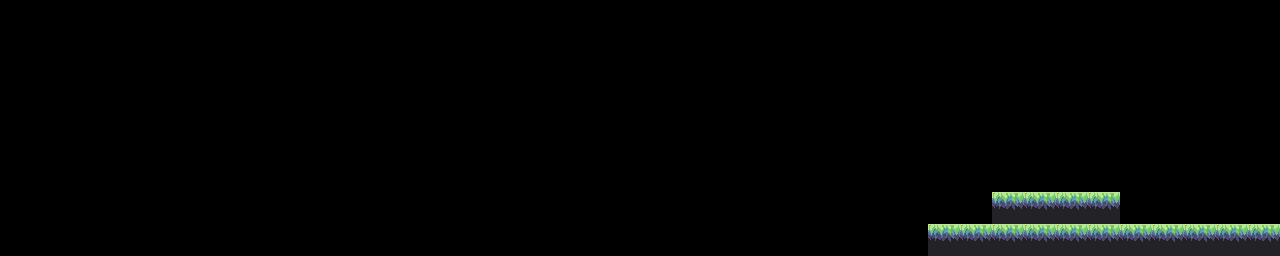

This game map was drawn from its Tiled (.tmx) file and the tilesets committed beside it. A one-line description and the full map source follow:
An orthogonal 40x8 tile map with 32x32 px tiles, 3 tile layers (trees, collision, details) and 6 objects (2x Rain, playerSpawn, water, BagOnRaft, RaftStake).

<map version="1.0" orientation="orthogonal" renderorder="right-down" width="40" height="8" tilewidth="32" tileheight="32" nextobjectid="36">
 <properties>
  <property name="collisionLayer" value="collision" />
  <property name="defaultLayers" value="collision, details, trees" />
  <property name="mapExtensions" value="FirstRaft" />
 </properties>
 <tileset firstgid="1" name="tilesheet" tilewidth="32" tileheight="32" tilecount="4" columns="2">
  <image source="tilesheet.png" width="64" height="64" />
 </tileset>
 <layer name="trees" width="40" height="8">
  <data encoding="csv">
0,0,0,0,0,0,0,0,0,0,0,0,0,0,0,0,0,0,0,0,0,0,0,0,0,0,0,0,0,0,0,0,0,0,0,0,0,0,0,0,
0,0,0,0,0,0,0,0,0,0,0,0,0,0,0,0,0,0,0,0,0,0,0,0,0,0,0,0,0,0,0,0,0,0,0,0,0,0,0,0,
0,0,0,0,0,0,0,0,0,0,0,0,0,0,0,0,0,0,0,0,0,0,0,0,0,0,0,0,0,0,0,0,0,0,0,0,0,0,0,0,
0,0,0,0,0,0,0,0,0,0,0,0,0,0,0,0,0,0,0,0,0,0,0,0,0,0,0,0,0,0,0,0,0,0,0,0,0,0,0,0,
0,0,0,0,0,0,0,0,0,0,0,0,0,0,0,0,0,0,0,0,0,0,0,0,0,0,0,0,0,0,0,0,0,0,0,0,0,0,0,0,
0,0,0,0,0,0,0,0,0,0,0,0,0,0,0,0,0,0,0,0,0,0,0,0,0,0,0,0,0,0,0,0,0,0,0,0,0,0,0,0,
0,0,0,0,0,0,0,0,0,0,0,0,0,0,0,0,0,0,0,0,0,0,0,0,0,0,0,0,0,0,0,0,0,0,0,0,0,0,0,0,
0,0,0,0,0,0,0,0,0,0,0,0,0,0,0,0,0,0,0,0,0,0,0,0,0,0,0,0,0,0,0,0,0,0,0,0,0,0,0,0
</data>
 </layer>
 <layer name="collision" width="40" height="8">
  <data encoding="csv">
0,0,0,0,0,0,0,0,0,0,0,0,0,0,0,0,0,0,0,0,0,0,0,0,0,0,0,0,0,0,0,0,0,0,0,0,0,0,0,0,
0,0,0,0,0,0,0,0,0,0,0,0,0,0,0,0,0,0,0,0,0,0,0,0,0,0,0,0,0,0,0,0,0,0,0,0,0,0,0,0,
0,0,0,0,0,0,0,0,0,0,0,0,0,0,0,0,0,0,0,0,0,0,0,0,0,0,0,0,0,0,0,0,0,0,0,0,0,0,0,0,
0,0,0,0,0,0,0,0,0,0,0,0,0,0,0,0,0,0,0,0,0,0,0,0,0,0,0,0,0,0,0,0,0,0,0,0,0,0,0,0,
0,0,0,0,0,0,0,0,0,0,0,0,0,0,0,0,0,0,0,0,0,0,0,0,0,0,0,0,0,0,0,0,0,0,0,0,0,0,0,0,
0,0,0,0,0,0,0,0,0,0,0,0,0,0,0,0,0,0,0,0,0,0,0,0,0,0,0,0,0,0,0,0,0,0,0,0,0,0,0,0,
0,0,0,0,0,0,0,0,0,0,0,0,0,0,0,0,0,0,0,0,0,0,0,0,0,0,0,0,0,0,0,3,3,3,3,0,0,0,0,0,
0,0,0,0,0,0,0,0,0,0,0,0,0,0,0,0,0,0,0,0,0,0,0,0,0,0,0,0,0,3,3,3,3,3,3,3,3,3,3,3
</data>
 </layer>
 <layer name="details" width="40" height="8">
  <data encoding="csv">
0,0,0,0,0,0,0,0,0,0,0,0,0,0,0,0,0,0,0,0,0,0,0,0,0,0,0,0,0,0,0,0,0,0,0,0,0,0,0,0,
0,0,0,0,0,0,0,0,0,0,0,0,0,0,0,0,0,0,0,0,0,0,0,0,0,0,0,0,0,0,0,0,0,0,0,0,0,0,0,0,
0,0,0,0,0,0,0,0,0,0,0,0,0,0,0,0,0,0,0,0,0,0,0,0,0,0,0,0,0,0,0,0,0,0,0,0,0,0,0,0,
0,0,0,0,0,0,0,0,0,0,0,0,0,0,0,0,0,0,0,0,0,0,0,0,0,0,0,0,0,0,0,0,0,0,0,0,0,0,0,0,
0,0,0,0,0,0,0,0,0,0,0,0,0,0,0,0,0,0,0,0,0,0,0,0,0,0,0,0,0,0,0,0,0,0,0,0,0,0,0,0,
0,0,0,0,0,0,0,0,0,0,0,0,0,0,0,0,0,0,0,0,0,0,0,0,0,0,0,0,0,0,0,0,0,0,0,0,0,0,0,0,
0,0,0,0,0,0,0,0,0,0,0,0,0,0,0,0,0,0,0,0,0,0,0,0,0,0,0,0,0,0,0,0,0,0,0,0,0,0,0,0,
0,0,0,0,0,0,0,0,0,0,0,0,0,0,0,0,0,0,0,0,0,0,0,0,0,0,0,0,0,0,0,0,0,0,0,0,0,0,0,0
</data>
 </layer>
 <objectgroup name="objects">
  <object id="1" name="playerSpawn" x="836" y="123" width="32" height="32" />
 </objectgroup>
 <objectgroup name="environment">
  <object id="28" name="Water" type="water" x="0" y="229" width="928" height="27" />
 </objectgroup>
 <objectgroup color="#55aa00" name="particles">
  <object id="33" name="Rain" type="Rain" x="0" y="0" width="928" height="32" />
  <object id="35" name="Rain" type="Rain" x="0" y="32" width="928" height="32" />
 </objectgroup>
 <objectgroup name="texts" />
 <objectgroup name="transfers" />
 <objectgroup name="npcs">
  <object id="30" name="Bag" type="BagOnRaft" x="837" y="27" width="22" height="19" />
  <object id="32" name="Raft's Stake" type="RaftStake" x="928" y="192" width="32" height="32" />
 </objectgroup>
</map>
